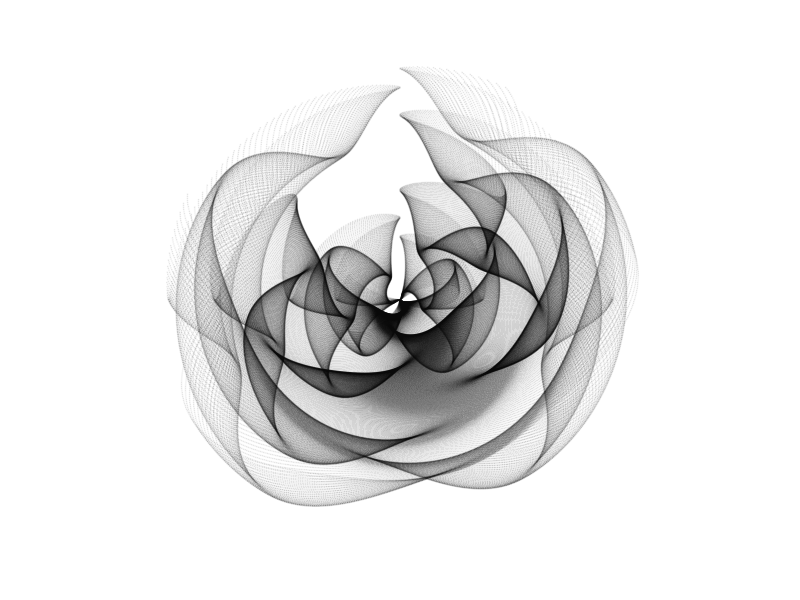

Write the R code that produced this figure.
library(tidyverse)

rose <- seq(-3,3,by=.01) %>%
  expand.grid(x=., y=.) %>%
  ggplot(aes(x=(1-x-sin(y^2)), y=(1+y-cos(x^2)))) +
  geom_point(alpha=.05, shape=20, size=0)+
  theme_void()+
  coord_polar()

ggsave(rose, filename="C://Users/aless/Desktop/rose.png", dpi=500, type = "cairo",width = 8)
